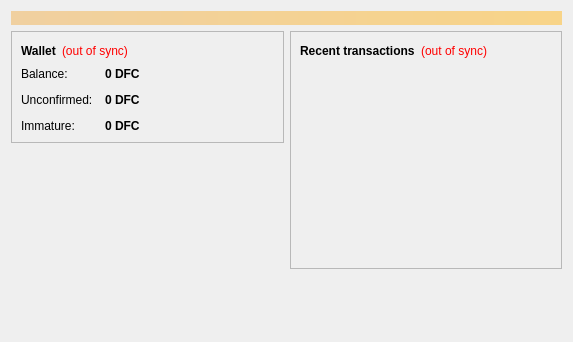
<?xml version="1.0" encoding="UTF-8"?>
<ui version="4.0">
 <class>OverviewPage</class>
 <widget class="QWidget" name="OverviewPage">
  <property name="geometry">
   <rect>
    <x>0</x>
    <y>0</y>
    <width>573</width>
    <height>342</height>
   </rect>
  </property>
  <property name="windowTitle">
   <string>Form</string>
  </property>
  <layout class="QVBoxLayout" name="topLayout">
   <item>
    <widget class="QLabel" name="labelAlerts">
     <property name="visible">
      <bool>false</bool>
     </property>
     <property name="styleSheet">
      <string notr="true">background-color: qlineargradient(x1: 0, y1: 0, x2: 1, y2: 0, stop:0 #F0D0A0, stop:1 #F8D488); color:#000000;</string>
     </property>
     <property name="wordWrap">
      <bool>true</bool>
     </property>
     <property name="margin">
      <number>3</number>
     </property>
    </widget>
   </item>
   <item>
    <layout class="QHBoxLayout" name="horizontalLayout" stretch="1,1">
     <item>
      <layout class="QVBoxLayout" name="verticalLayout_2">
       <item>
        <widget class="QFrame" name="frame">
         <property name="frameShape">
          <enum>QFrame::StyledPanel</enum>
         </property>
         <property name="frameShadow">
          <enum>QFrame::Raised</enum>
         </property>
         <layout class="QVBoxLayout" name="verticalLayout_4">
          <item>
           <layout class="QHBoxLayout" name="horizontalLayout_4">
            <item>
             <widget class="QLabel" name="label_5">
              <property name="font">
               <font>
                <weight>75</weight>
                <bold>true</bold>
               </font>
              </property>
              <property name="text">
               <string>Wallet</string>
              </property>
             </widget>
            </item>
            <item>
             <widget class="QLabel" name="labelWalletStatus">
              <property name="toolTip">
               <string>The displayed information may be out of date. Your wallet automatically synchronizes with the davcoin network after a connection is established, but this process has not completed yet.</string>
              </property>
              <property name="styleSheet">
               <string notr="true">QLabel { color: red; }</string>
              </property>
              <property name="text">
               <string notr="true">(out of sync)</string>
              </property>
              <property name="alignment">
               <set>Qt::AlignLeading|Qt::AlignLeft|Qt::AlignVCenter</set>
              </property>
             </widget>
            </item>
            <item>
             <spacer name="horizontalSpacer_2">
              <property name="orientation">
               <enum>Qt::Horizontal</enum>
              </property>
              <property name="sizeHint" stdset="0">
               <size>
                <width>40</width>
                <height>20</height>
               </size>
              </property>
             </spacer>
            </item>
           </layout>
          </item>
          <item>
           <layout class="QFormLayout" name="formLayout_2">
            <property name="fieldGrowthPolicy">
             <enum>QFormLayout::AllNonFixedFieldsGrow</enum>
            </property>
            <property name="horizontalSpacing">
             <number>12</number>
            </property>
            <property name="verticalSpacing">
             <number>12</number>
            </property>
            <item row="0" column="0">
             <widget class="QLabel" name="label">
              <property name="text">
               <string>Balance:</string>
              </property>
             </widget>
            </item>
            <item row="0" column="1">
             <widget class="QLabel" name="labelBalance">
              <property name="font">
               <font>
                <weight>75</weight>
                <bold>true</bold>
               </font>
              </property>
              <property name="cursor">
               <cursorShape>IBeamCursor</cursorShape>
              </property>
              <property name="toolTip">
               <string>Your current balance</string>
              </property>
              <property name="text">
               <string notr="true">0 DFC</string>
              </property>
              <property name="textInteractionFlags">
               <set>Qt::LinksAccessibleByMouse|Qt::TextSelectableByKeyboard|Qt::TextSelectableByMouse</set>
              </property>
             </widget>
            </item>
            <item row="1" column="0">
             <widget class="QLabel" name="label_3">
              <property name="text">
               <string>Unconfirmed:</string>
              </property>
             </widget>
            </item>
            <item row="1" column="1">
             <widget class="QLabel" name="labelUnconfirmed">
              <property name="font">
               <font>
                <weight>75</weight>
                <bold>true</bold>
               </font>
              </property>
              <property name="cursor">
               <cursorShape>IBeamCursor</cursorShape>
              </property>
              <property name="toolTip">
               <string>Total of transactions that have yet to be confirmed, and do not yet count toward the current balance</string>
              </property>
              <property name="text">
               <string notr="true">0 DFC</string>
              </property>
              <property name="textInteractionFlags">
               <set>Qt::LinksAccessibleByMouse|Qt::TextSelectableByKeyboard|Qt::TextSelectableByMouse</set>
              </property>
             </widget>
            </item>
            <item row="2" column="0">
             <widget class="QLabel" name="labelImmatureText">
              <property name="text">
               <string>Immature:</string>
              </property>
             </widget>
            </item>
            <item row="2" column="1">
             <widget class="QLabel" name="labelImmature">
              <property name="font">
               <font>
                <weight>75</weight>
                <bold>true</bold>
               </font>
              </property>
              <property name="toolTip">
               <string>Mined balance that has not yet matured</string>
              </property>
              <property name="text">
               <string notr="true">0 DFC</string>
              </property>
              <property name="textInteractionFlags">
               <set>Qt::LinksAccessibleByMouse|Qt::TextSelectableByKeyboard|Qt::TextSelectableByMouse</set>
              </property>
             </widget>
            </item>
           </layout>
          </item>
         </layout>
        </widget>
       </item>
       <item>
        <spacer name="verticalSpacer">
         <property name="orientation">
          <enum>Qt::Vertical</enum>
         </property>
         <property name="sizeHint" stdset="0">
          <size>
           <width>20</width>
           <height>40</height>
          </size>
         </property>
        </spacer>
       </item>
      </layout>
     </item>
     <item>
      <layout class="QVBoxLayout" name="verticalLayout_3">
       <item>
        <widget class="QFrame" name="frame_2">
         <property name="frameShape">
          <enum>QFrame::StyledPanel</enum>
         </property>
         <property name="frameShadow">
          <enum>QFrame::Raised</enum>
         </property>
         <layout class="QVBoxLayout" name="verticalLayout">
          <item>
           <layout class="QHBoxLayout" name="horizontalLayout_2">
            <item>
             <widget class="QLabel" name="label_4">
              <property name="text">
               <string>&lt;b&gt;Recent transactions&lt;/b&gt;</string>
              </property>
             </widget>
            </item>
            <item>
             <widget class="QLabel" name="labelTransactionsStatus">
              <property name="toolTip">
               <string>The displayed information may be out of date. Your wallet automatically synchronizes with the davcoin network after a connection is established, but this process has not completed yet.</string>
              </property>
              <property name="styleSheet">
               <string notr="true">QLabel { color: red; }</string>
              </property>
              <property name="text">
               <string notr="true">(out of sync)</string>
              </property>
              <property name="alignment">
               <set>Qt::AlignRight|Qt::AlignTrailing|Qt::AlignVCenter</set>
              </property>
             </widget>
            </item>
            <item>
             <spacer name="horizontalSpacer">
              <property name="orientation">
               <enum>Qt::Horizontal</enum>
              </property>
              <property name="sizeHint" stdset="0">
               <size>
                <width>40</width>
                <height>20</height>
               </size>
              </property>
             </spacer>
            </item>
           </layout>
          </item>
          <item>
           <widget class="QListView" name="listTransactions">
            <property name="styleSheet">
             <string notr="true">QListView { background: transparent; }</string>
            </property>
            <property name="frameShape">
             <enum>QFrame::NoFrame</enum>
            </property>
            <property name="verticalScrollBarPolicy">
             <enum>Qt::ScrollBarAlwaysOff</enum>
            </property>
            <property name="horizontalScrollBarPolicy">
             <enum>Qt::ScrollBarAlwaysOff</enum>
            </property>
            <property name="selectionMode">
             <enum>QAbstractItemView::NoSelection</enum>
            </property>
           </widget>
          </item>
         </layout>
        </widget>
       </item>
       <item>
        <spacer name="verticalSpacer_2">
         <property name="orientation">
          <enum>Qt::Vertical</enum>
         </property>
         <property name="sizeHint" stdset="0">
          <size>
           <width>20</width>
           <height>40</height>
          </size>
         </property>
        </spacer>
       </item>
      </layout>
     </item>
    </layout>
   </item>
  </layout>
 </widget>
 <resources/>
 <connections/>
</ui>
